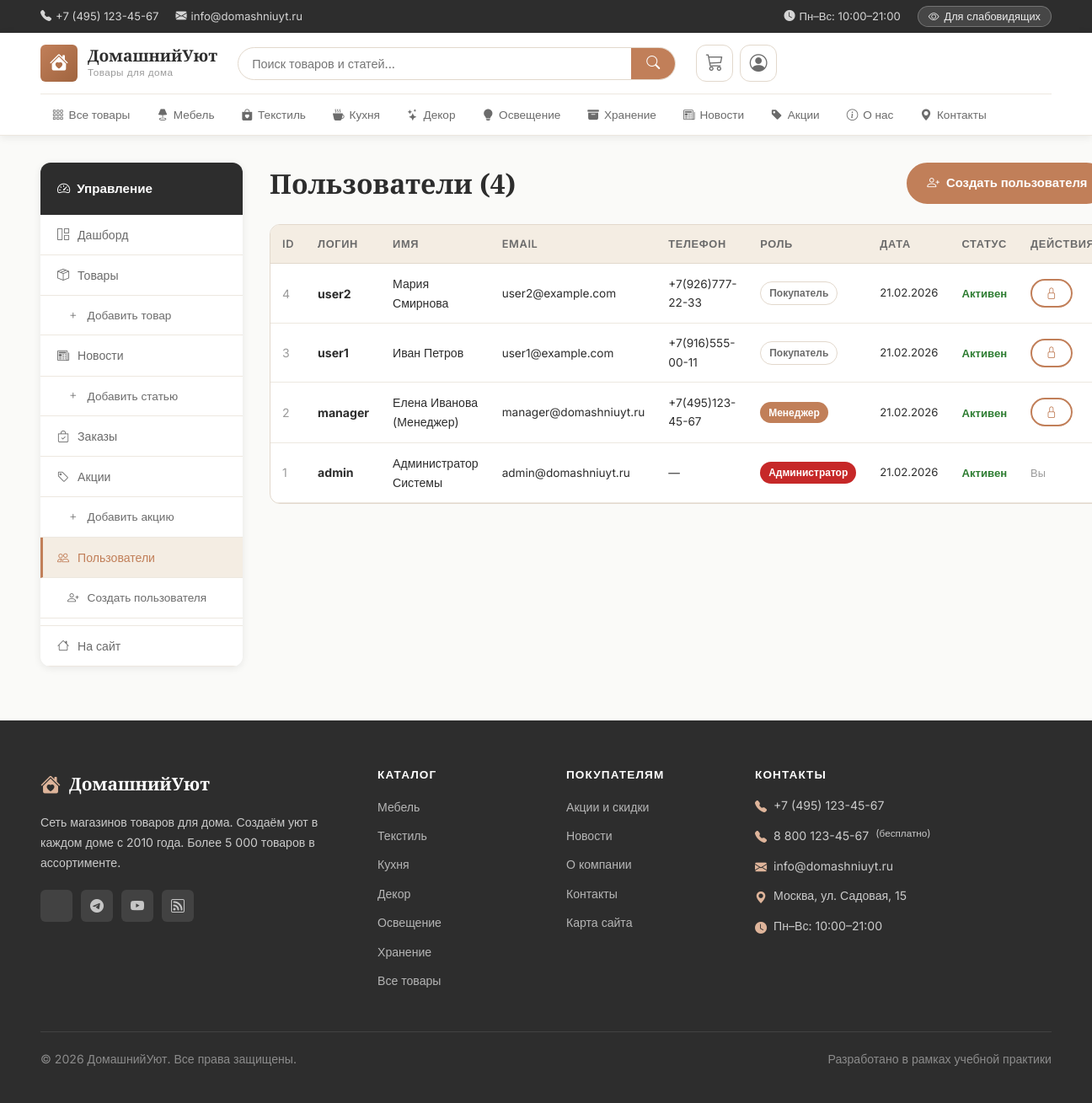
Page /admin/users (signed in) on the committed database.
### app.py (models this page shows, shortened)
class Category(db.Model):
    __tablename__ = 'categories'
    id          = db.Column(db.Integer, primary_key=True)
    name        = db.Column(db.String(100), nullable=False)
    slug        = db.Column(db.String(100), unique=True, nullable=False)
    description = db.Column(db.Text)
    icon        = db.Column(db.String(50), default='bi-box')
    order       = db.Column(db.Integer, default=0)
    products = db.relationship('Product', backref='category', lazy=True)

class User(UserMixin, db.Model):
    __tablename__ = 'users'
    id = db.Column(db.Integer, primary_key=True)
    username   = db.Column(db.String(80),  unique=True, nullable=False)
    email      = db.Column(db.String(120), unique=True, nullable=False)
    password_hash = db.Column(db.String(255), nullable=False)
    full_name  = db.Column(db.String(200))
    phone      = db.Column(db.String(20))
    role       = db.Column(db.String(20), default='user', nullable=False)
    created_at = db.Column(db.DateTime, default=datetime.utcnow)
    is_active  = db.Column(db.Boolean, default=True)
    messages = db.relationship('Message', backref='author', lazy=True,
                               foreign_keys='Message.user_id')
    articles = db.relationship('NewsArticle', backref='author', lazy=True)
    def is_admin(self) -> bool:
        return self.role == 'admin'
    def is_manager(self) -> bool:
        return self.role in ('admin', 'manager')

### app.py (the view)
@app.route('/admin/users')
@login_required
@admin_required
def admin_users():
    users = User.query.order_by(User.created_at.desc()).all()
    return render_template('admin_users.html', users=users)

### app.py (called while the page is built)
@login_manager.user_loader
def load_user(user_id):
    return User.query.get(int(user_id))

def admin_required(f):
    @wraps(f)
    def decorated(*args, **kwargs):
        if not current_user.is_authenticated or not current_user.is_admin():
            abort(403)
        return f(*args, **kwargs)
    return decorated

@app.context_processor
def inject_globals():
    cats = Category.query.order_by(Category.order).all()
    cart = session.get('cart', {})
    cart_count = sum(cart.values()) if cart else 0
    return {
        'categories': cats,
        'cart_count': cart_count,
        'current_year': datetime.utcnow().year,
        'site_name': 'ДомашнийУют',
    }

### templates/admin_users.html (shortened to what this page needs)
{% extends 'base.html' %}
{% block content %}
<div class="container" style="padding-top:32px;padding-bottom:64px;">
  <div class="admin-layout">
    {% include '_admin_sidebar.html' %}
    <div>
      <div style="display:flex;align-items:center;justify-content:space-between;margin-bottom:24px;">
        <h1>Пользователи ({{ users|length }})</h1>
        <a href="{{ url_for('admin_user_create') }}" class="btn btn-primary">
          <i class="bi bi-person-plus" aria-hidden="true"></i> Создать пользователя
        </a>
      </div>
      <div style="background:var(--bg-surface);border:1px solid var(--border);border-radius:var(--r-md);overflow:hidden;">
        <div style="overflow-x:auto;">
          <table class="data-table" aria-label="Список пользователей">
            <thead>
              <tr>
                <th scope="col">ID</th>
                <th scope="col">Логин</th>
                <th scope="col">Имя</th>
                <th scope="col">Email</th>
                <th scope="col">Телефон</th>
                <th scope="col">Роль</th>
                <th scope="col">Дата</th>
                <th scope="col">Статус</th>
                <th scope="col">Действия</th>
              </tr>
            </thead>
            <tbody>
              {% for user in users %}
              <tr>
                <td style="color:var(--text-muted);">{{ user.id }}</td>
                <td><strong>{{ user.username }}</strong></td>
                <td>{{ user.full_name or '—' }}</td>
                <td style="font-size:.85rem;">{{ user.email }}</td>
                <td style="font-size:.85rem;">{{ user.phone or '—' }}</td>
                <td>
                  <span class="badge {% if user.role == 'admin' %}badge-sale{% elif user.role == 'manager' %}badge-featured{% else %}badge-outline{% endif %}">
                    {% if user.role == 'admin' %}Администратор
                    {% elif user.role == 'manager' %}Менеджер
                    {% else %}Покупатель{% endif %}
                  </span>
                </td>
                <td style="font-size:.82rem;white-space:nowrap;">
                  {{ user.created_at.strftime('%d.%m.%Y') }}
                </td>
                <td>
                  <span style="color:{% if user.is_active %}var(--success){% else %}var(--danger){% endif %};font-size:.82rem;font-weight:600;">
                    {{ 'Активен' if user.is_active else 'Заблокирован' }}
                  </span>
                </td>
                <td>
                  {% if user.id != current_user.id %}
                  <form action="{{ url_for('admin_user_toggle', user_id=user.id) }}" method="POST" style="display:inline;">
                    <button type="submit" class="btn btn-sm {% if user.is_active %}btn-outline{% else %}btn-primary{% endif %}"
                            aria-label="{% if user.is_active %}Заблокировать{% else %}Разблокировать{% endif %} {{ user.username }}">
                      {% if user.is_active %}
                      <i class="bi bi-lock" aria-hidden="true"></i>
                      {% else %}
                      <i class="bi bi-unlock" aria-hidden="true"></i>
                      {% endif %}
                    </button>
                  </form>
                  {% else %}
                  <span style="font-size:.8rem;color:var(--text-muted);">Вы</span>
                  {% endif %}
                </td>
              </tr>
              {% endfor %}
            </tbody>
          </table>
        </div>
      </div>
    </div>
  </div>
</div>
{% endblock %}

### templates/base.html (shortened to what this page needs)
<!DOCTYPE html>
<html lang="ru">
<head>
  <link rel="stylesheet" href="https://cdn.jsdelivr.net/npm/bootstrap-icons@1.11.3/font/bootstrap-icons.css">
  <link rel="stylesheet" href="{{ url_for('static', filename='css/main.css') }}?v=3" id="main-css">
  <link rel="stylesheet" href="{{ url_for('static', filename='css/accessibility.css') }}?v=3" id="access-css" disabled>
</head>
<body class="standard-theme">
<header class="site-header" role="banner">
  <div class="header-top">
    <div class="container">
      <div class="header-top-inner">
        <div class="header-contacts">
          <a href="tel:+74951234567" aria-label="Позвонить">
            <i class="bi bi-telephone-fill" aria-hidden="true"></i> +7 (495) 123-45-67
          </a>
          <a href="mailto:info@domashniuyt.ru" aria-label="Написать письмо">
            <i class="bi bi-envelope-fill" aria-hidden="true"></i> info@domashniuyt.ru
          </a>
        </div>
        <div class="header-top-links">
          <span class="work-hours">
            <i class="bi bi-clock-fill" aria-hidden="true"></i> Пн–Вс: 10:00–21:00
          </span>
          <button class="theme-toggle" id="themeToggle" onclick="toggleTheme()"
                  aria-label="Переключить тему для слабовидящих" type="button">
            <i class="bi bi-eye" aria-hidden="true"></i>
            <span class="toggle-text">Для слабовидящих</span>
          </button>
        </div>
      </div>
    </div>
  </div>
  <nav class="main-nav" role="navigation" aria-label="Основное меню">
    <div class="container">
      <div class="nav-inner">
        <a href="{{ url_for('index') }}" class="logo" aria-label="ДомашнийУют — главная страница">
          <div class="logo-icon" aria-hidden="true">
            <i class="bi bi-house-heart-fill"></i>
          </div>
          <div class="logo-text">
            <span class="logo-name">{{ site_name }}</span>
            <span class="logo-tagline">Товары для дома</span>
          </div>
        </a>
        <div class="nav-search" role="search">
          <form action="{{ url_for('search') }}" method="GET" class="search-form"
                aria-label="Поиск по сайту">
            <input type="text" name="q" id="searchInput"
                   placeholder="Поиск товаров и статей..."
                   autocomplete="off"
                   value="{{ request.args.get('q', '') }}"
                   aria-autocomplete="list"
                   aria-controls="searchSuggestions">
            <button type="submit" aria-label="Найти">
              <i class="bi bi-search" aria-hidden="true"></i>
            </button>
          </form>
        </div>
        <div class="nav-actions">
          <a href="{{ url_for('cart_view') }}" class="nav-action" aria-label="Корзина{% if cart_count %}: {{ cart_count }} товар(ов){% endif %}">
            <i class="bi bi-cart3" aria-hidden="true"></i>
          </a>
          {% if current_user.is_authenticated %}
          <div class="nav-user-menu" id="userMenuWrap">
            <button class="nav-action user-btn" type="button"
                    id="userMenuBtn"
                    aria-label="Меню пользователя {{ current_user.username }}"
                    aria-haspopup="true"
                    aria-expanded="false">
              <i class="bi bi-person-circle" aria-hidden="true"></i>
            </button>
          </div>
          {% else %}
          <a href="{{ url_for('login') }}" class="nav-action" aria-label="Войти в аккаунт">
            <i class="bi bi-person" aria-hidden="true"></i>
          </a>
          {% endif %}
        </div>
      </div>
      <div class="category-nav" id="categoryNav" role="navigation" aria-label="Категории товаров">
        <ul class="category-menu">
          <li>
            <a href="{{ url_for('catalog') }}"
               {% if request.endpoint == 'catalog' and not request.view_args.get('category_slug') %}class="active"{% endif %}>
              <i class="bi bi-grid-3x3-gap" aria-hidden="true"></i> Все товары
            </a>
          </li>
          {% for cat in categories %}
          <li>
            <a href="{{ url_for('catalog', category_slug=cat.slug) }}"
               {% if request.view_args and request.view_args.get('category_slug') == cat.slug %}class="active"{% endif %}>
              <i class="bi {{ cat.icon }}" aria-hidden="true"></i> {{ cat.name }}
            </a>
          </li>
          {% endfor %}
          <li>
            <a href="{{ url_for('news') }}"
               {% if request.endpoint in ('news','news_detail') %}class="active"{% endif %}>
              <i class="bi bi-newspaper" aria-hidden="true"></i> Новости
            </a>
          </li>
          <li>
            <a href="{{ url_for('promotions') }}"
               {% if request.endpoint == 'promotions' %}class="active"{% endif %}>
              <i class="bi bi-tag-fill" aria-hidden="true"></i> Акции
            </a>
          </li>
          <li>
            <a href="{{ url_for('about') }}"
               {% if request.endpoint == 'about' %}class="active"{% endif %}>
              <i class="bi bi-info-circle" aria-hidden="true"></i> О нас
            </a>
          </li>
          <li>
            <a href="{{ url_for('contacts') }}"
               {% if request.endpoint == 'contacts' %}class="active"{% endif %}>
              <i class="bi bi-geo-alt-fill" aria-hidden="true"></i> Контакты
            </a>
          </li>
        </ul>
      </div>
    </div>
  </nav>
</header>
<main class="main-content" id="main-content" role="main">
  {% block content %}{% endblock %}
</main>
<footer class="site-footer" role="contentinfo">
  <div class="container">
    <div class="footer-grid">
      <div class="footer-col">
        <div class="footer-logo">
          <i class="bi bi-house-heart-fill" aria-hidden="true"></i>
          <span>{{ site_name }}</span>
        </div>
        <p>Сеть магазинов товаров для дома. Создаём уют в каждом доме с 2010 года. Более 5 000 товаров в ассортименте.</p>
        <div class="social-links" aria-label="Социальные сети">
          <a href="#" aria-label="ВКонтакте"></a>
          <a href="#" aria-label="Telegram"><i class="bi bi-telegram" aria-hidden="true"></i></a>
          <a href="#" aria-label="YouTube"><i class="bi bi-youtube" aria-hidden="true"></i></a>
          <a href="#" aria-label="Дзен"><i class="bi bi-rss" aria-hidden="true"></i></a>
        </div>
      </div>
      <div class="footer-col">
        <h4>Каталог</h4>
        <ul>
          {% for cat in categories %}
          <li><a href="{{ url_for('catalog', category_slug=cat.slug) }}">{{ cat.name }}</a></li>
          {% endfor %}
          <li><a href="{{ url_for('catalog') }}">Все товары</a></li>
        </ul>
      </div>
      <div class="footer-col">
        <h4>Покупателям</h4>
        <ul>
          <li><a href="{{ url_for('promotions') }}">Акции и скидки</a></li>
          <li><a href="{{ url_for('news') }}">Новости</a></li>
          <li><a href="{{ url_for('about') }}">О компании</a></li>
          <li><a href="{{ url_for('contacts') }}">Контакты</a></li>
          <li><a href="{{ url_for('sitemap') }}">Карта сайта</a></li>
        </ul>
      </div>
      <div class="footer-col">
        <h4>Контакты</h4>
        <div class="footer-contacts">
          <p><i class="bi bi-telephone-fill" aria-hidden="true"></i>
            <a href="tel:+74951234567">+7 (495) 123-45-67</a></p>
          <p><i class="bi bi-telephone-fill" aria-hidden="true"></i>
            <a href="tel:+78001234567">8 800 123-45-67</a> <small>(бесплатно)</small></p>
          <p><i class="bi bi-envelope-fill" aria-hidden="true"></i>
            <a href="mailto:info@domashniuyt.ru">info@domashniuyt.ru</a></p>
          <p><i class="bi bi-geo-alt-fill" aria-hidden="true"></i> Москва, ул. Садовая, 15</p>
          <p><i class="bi bi-clock-fill" aria-hidden="true"></i> Пн–Вс: 10:00–21:00</p>
        </div>
      </div>
    </div>
    <div class="footer-bottom">
      <p>&copy; {{ current_year }} {{ site_name }}. Все права защищены.</p>
      <p>Разработано в рамках учебной практики</p>
    </div>
  </div>
</footer>
</body>
</html>

### rows in the picture
Category: name "Мебель"
Category: name "Текстиль"
Category: name "Кухня"
Category: name "Декор"
Category: name "Освещение"
Category: name "Хранение"
User: id "4", username "user2", full_name "Мария Смирнова", email "user2@example.com", phone "+7(926)777-22-33", role "Покупатель", created_at "21.02.2026", is_active "Активен"
User: id "3", username "user1", full_name "Иван Петров", email "user1@example.com", phone "+7(916)555-00-11", role "Покупатель", created_at "21.02.2026", is_active "Активен"
User: id "2", username "manager", full_name "Елена Иванова (Менеджер)", email "manager@domashniuyt.ru", phone "+7(495)123-45-67", role "Менеджер", created_at "21.02.2026", is_active "Активен"
User: id "1", username "admin", full_name "Администратор Системы", email "admin@domashniuyt.ru", phone "—", role "Администратор", created_at "21.02.2026", is_active "Активен", shows "Вы"

### other values in the picture
{{ site_name }} "ДомашнийУют"
{{ users|length }} "4"
